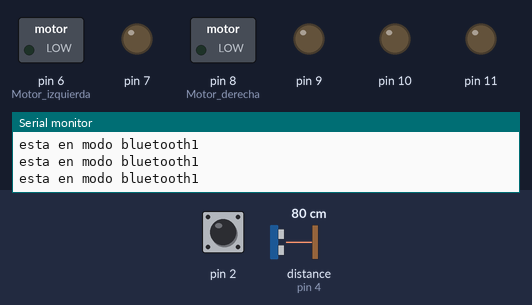
Bench run of a sketch on a simulated Arduino Uno, built with avr-gcc and run on an emulated ATmega328P. Parts: switched loads named in the sketch (green lamp = pin HIGH), output pins drawn as LEDs (lit = HIGH), the last lines printed to the serial monitor. Dashed ring = blinking. The inputs (shaded band) are chosen by the test bench; at power-on: pin 2 LOW, distance to the obstacle (sensor on pin 4) 80 cm.

Above: at 1.2 s.
1.3 s: pin 2 driven HIGH
At 2.5 s:
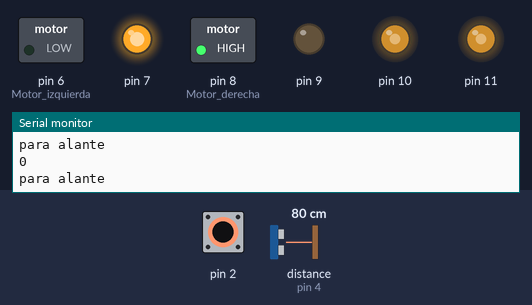
2.8 s: distance to the obstacle (sensor on pin 4) set to 28 cm
4.3 s: distance to the obstacle (sensor on pin 4) set to 22 cm
At 5.2 s:
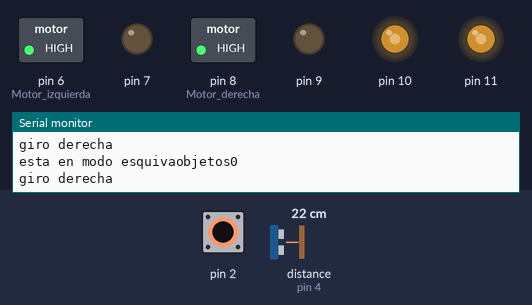
5.8 s: pin 2 pulsed LOW 5 times (0.12 s each, 0.3 s apart)
At 7.4 s:
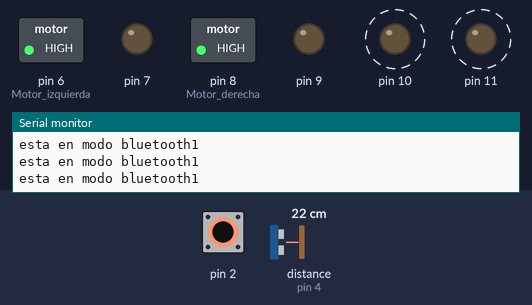
8.8 s: pin 2 pulsed LOW 2 times (0.12 s each, 0.3 s apart)
At 10.2 s:
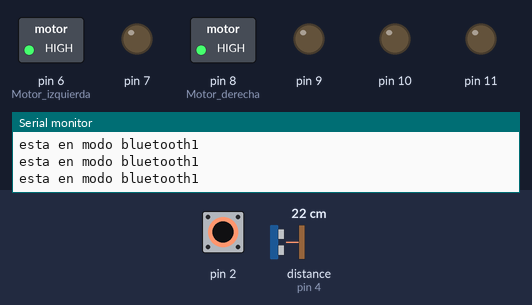
Timing chart, 0 to 11.8 s (numbered marks = the images above; inputs shaded):
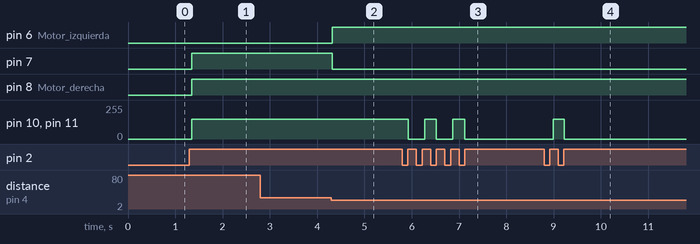

The sketch:

firmware_chusky.ino
```cpp
#include <NewPing.h>
NewPing ultra (5,4);


char dato;
int vd;
int vi;
int a;
int b;
int distancia;
volatile boolean opci=1;
void setup( ) {
  //configuramos E/S digitales del robot
  Serial.begin(9600);

  pinMode(8,OUTPUT);  //  Motor derecha
  pinMode(9,OUTPUT);  //

  pinMode(6,OUTPUT);  //  Motor izquierda
  pinMode(7,OUTPUT);  //

  pinMode(2, INPUT);
  attachInterrupt(0,inte,RISING);
}

void loop() {

switch (opci){

  case (0):{ //Modo esquivaobjetos
    Serial.print ("esta en modo esquivaobjetos");
    Serial.println (opci);
    distancia = ultra.ping_cm();

  while (distancia >= 25 && opci == 0){
    movimiento(1,1,150,150);
    Serial.println ("para alante");
    Serial.println (opci);
    distancia = ultra.ping_cm();
 }
    Serial.println ("giro derecha");
    movimiento (1,0,150,150);
    delay (200);

    if (opci==1){
      analogWrite (11,0);
      analogWrite (10,0);

    }
    break;
    }
  case (1):{             //Modo bluetooth

    Serial.print ("esta en modo bluetooth");
    Serial.println (opci);
    if (Serial.available() > 0) {
    dato = Serial.read();
   // Serial.println(dato);
      switch (dato) {
      case ('F'): {
          //robot movimiento adelante
          movimiento(1,1,255,255);
          break;
        }
      case ('B'): {
          //robot movimiento atrás
          movimiento (0,0,255,255);
          break;
       }
      case ('L'): {
          //robot movimiento izquierda
          movimiento (0,1,0,255);
          break;
        }
      case ('R'): {
          //robot movimiento derecha
          movimiento(1,1,255,0);
          break;
        }
      case ('G'): {
          //robot movimiento adelante y izquierda
          movimiento (1,1,85,255);
          break;
        }
      case ('I'): {
          //robot movimiento adelante y derecha
          movimiento(1,1,255,85);
          break;
        }
      case ('H'): {
          //robot movimiento atras y izquierda
          movimiento (0,0,85,255);
          break;
        }
      case ('J'): {
          //robot movimiento atras y derecha
           movimiento(0,0,255,85);
          break;
        }
      case ('S'): {
          //paro motores
          analogWrite (11,0);
          analogWrite (10,0);
          break;
        }
      case ('X'): {
        //giro
          movimiento(1,0,255,255);
          delay(1000);
          break;
       }
      case ('x'): {
         //giro
          movimiento(0,10,255,255);
          delay(1000);
          break;
       }
    }
  }
  break;
  }
}
}
void movimiento (int a,int b,int vd,int vi){

          analogWrite (11,vd);
          digitalWrite (8,a);
          digitalWrite (9,!a);
          analogWrite (10,vi);
          digitalWrite (6,!b);
          digitalWrite (7,b);

}
void inte (){
  opci = !opci;
  Serial.println (opci);
  delay (150);
  analogWrite (11,0);
  analogWrite (10,0);
}
```

Measured:
- the behaviour switches between 25 and 24 cm on distance to the obstacle (sensor on pin 4) (found by bisection; images 1 and 2)
- after the input at 1.3 s, pin 7, pin 8 (Motor_derecha): LOW → HIGH after 0.05 s; pin 10, pin 11: 0/255 → 150/255 after 0.05 s
- after the input at 4.3 s, pin 6 (Motor_izquierda): LOW → HIGH at once; pin 7: HIGH → LOW at once
- after the input at 5.8 s, pin 10, pin 11: alternates 150/255 for 0.25 s and 0/255 for 0.35 s, 5 changes in all, then stays 0/255, starting after 0.12 s
- after the input at 8.8 s, pin 10, pin 11: 0/255 → 150/255 after 0.19 s, → 0/255 0.23 s later
